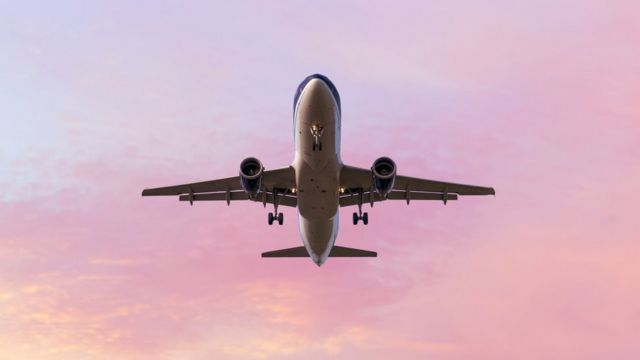
#> input picture imagens/AVIAO_01.jpg, 640 x 360 px
$ python contorno_AVIAO.py
#> lines starting #> are read from the running program, lines starting #| are printed output that depends on the picture; after the words box and inside, x2 and y2 are one past the last pixel; in counts of white or black regions, pixels touching at a corner belong together
import math
import numpy as np
import cv2
import matplotlib.pyplot as plt

#Importa e converta para RGB
img = cv2.imread('./imagens/AVIAO_01.jpg')
#> img is the input picture: shape (360, 640, 3); mean B, G, R 193.2, 177.8, 212.5
img = cv2.cvtColor(img, cv2.COLOR_BGR2RGB)


#Convertendo para preto e branco (RGB -> Gray Scale -> BW)
img_gray = cv2.cvtColor(img, cv2.COLOR_RGB2GRAY)
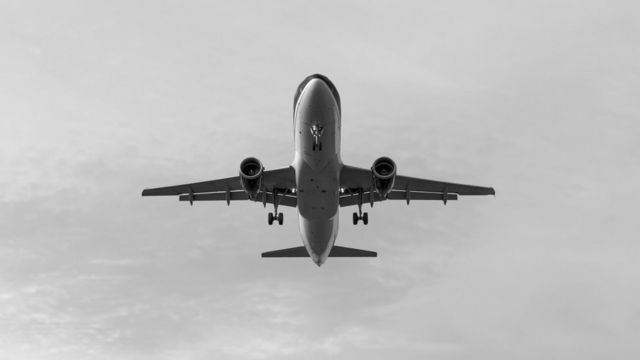
#> img_gray: shape (360, 640); min 0, max 251, mean 190
a = img_gray.max()
#> a = 251
# NÃO UTILIZADO
# _, thresh = cv2.threshold(img_gray, a/2*1.7, a,cv2.THRESH_BINARY_INV)


tamanhoKernel = 5
kernel = np.ones((tamanhoKernel,tamanhoKernel), np.uint8)
# NÃO UTILIZADO
# thresh_open = cv2.morphologyEx(thresh, cv2.MORPH_OPEN, kernel)

#Filtro de ruído (bluring)
# NÃO UTILIZADO
# img_blur = cv2.blur(img_gray, ksize=(tamanhoKernel,tamanhoKernel))

# Detecção borda com Canny (sem blurry)
edges_gray = cv2.Canny(image=img_gray, threshold1=a/2, threshold2=a/2)
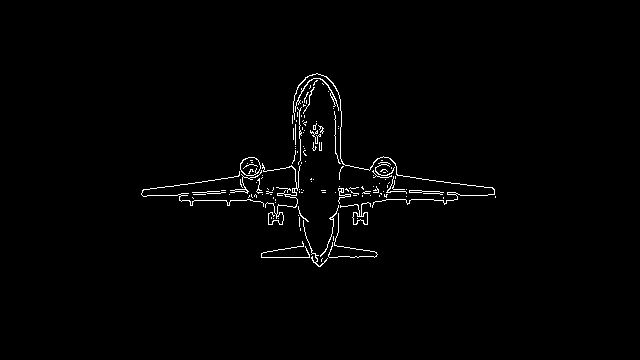
#> edges_gray: shape (360, 640); 1.3% white in thin lines or dots, all inside (x1, y1, x2, y2) = (141, 73, 496, 267)

# Detecção borda com Canny (com blurry)
# NÃO UTILIZADO
# edges_blur = cv2.Canny(image=img_blur, threshold1=a/2, threshold2=a/2)


# contorno
contours, hierarchy = cv2.findContours(
                                   image = edges_gray,
                                   mode = cv2.RETR_TREE,
                                   method = cv2.CHAIN_APPROX_SIMPLE)
#> contours = 154 contours, 142 with area under 20; largest, box (x1, y1, x2, y2) and area: (240, 157, 261, 176) 291, (240, 157, 261, 176) 280, (340, 202, 371, 225) 126, (352, 212, 368, 225) 110, (293, 73, 495, 208) 64
contours = sorted(contours, key = cv2.contourArea, reverse = True)
img_copy = img.copy()
final = cv2.drawContours(img_copy, contours, contourIdx = -1,
                         color = (255, 0, 0), thickness = 2)
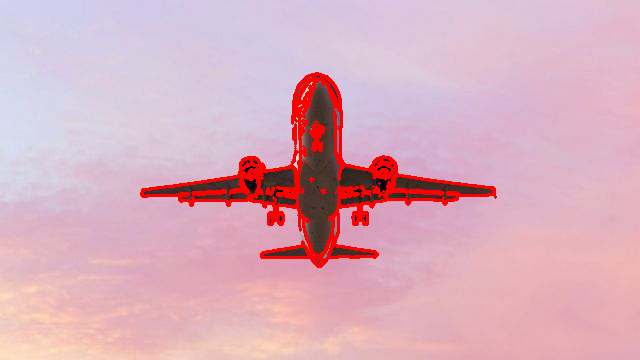
#> final: shape (360, 640, 3); mean R, G, B 218, 174, 189.1


#plot imagens
imagens = [img,img_gray,edges_gray,final]
formatoX = math.ceil(len(imagens)**.5)
#> formatoX = 2
if (formatoX**2-len(imagens))>formatoX:
    formatoY = formatoX-1
else:
    formatoY = formatoX
#> formatoY = 2
for i in range(len(imagens)):
    plt.subplot(formatoY, formatoX, i + 1)
    plt.imshow(imagens[i],'gray')
    plt.xticks([]),plt.yticks([])
#> this loop made 4 passes
plt.show()
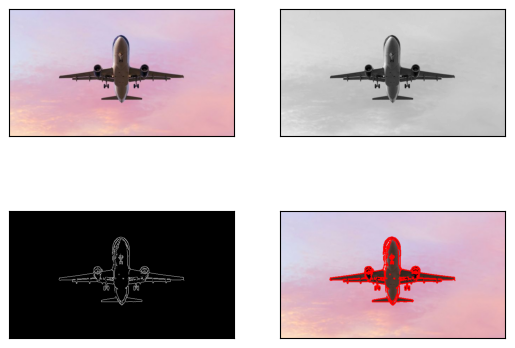
#> figure drawn by matplotlib, 4 panels

#plot imagens
imagens = [final]
formatoX = math.ceil(len(imagens)**.5)
#> formatoX = 1
if (formatoX**2-len(imagens))>formatoX:
    formatoY = formatoX-1
else:
    formatoY = formatoX
#> formatoY = 1
for i in range(len(imagens)):
    plt.subplot(formatoY, formatoX, i + 1)
    plt.imshow(imagens[i],'gray')
    plt.xticks([]),plt.yticks([])
#> this loop made 1 pass
plt.show()
